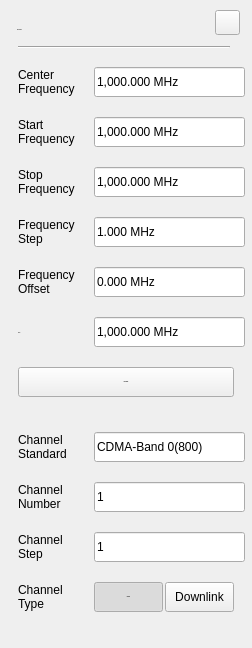
<?xml version="1.0" encoding="UTF-8"?>
<ui version="4.0">
 <class>RtSa_Dialog_FreqSetup</class>
 <widget class="QWidget" name="RtSa_Dialog_FreqSetup">
  <property name="geometry">
   <rect>
    <x>0</x>
    <y>0</y>
    <width>252</width>
    <height>648</height>
   </rect>
  </property>
  <property name="windowTitle">
   <string>Form</string>
  </property>
  <property name="styleSheet">
   <string notr="true">/*
#line
{
	background-color:rgba(46,46,46,1);
}

#widget&gt;QPushButton
{
	color:rgba(123, 123, 123,1);
	font: 75 13px &quot;Arial&quot;;
	border-style:flat;
	font-weight:bold;
}

#pb_Uplink:checked
{
	padding: 8px 14px 7px 15px;
	background-image: url(:/rtsa/image/fre_checked_left.png);
}
#pb_Uplink:!checked
{
padding: 8px 14px 7px 15px;
	background-image: url(:/rtsa/image/fre_checked_right.png);
}

#pb_Downlink:checked
{
padding: 8px 5px 7px 6px;
	background-image: url(:/rtsa/image/fre_checked_right.png);
	background-position:right;
}

#pb_Downlink:!checked
{
padding: 8px 5px 7px 6px;
	background-image: url(:/rtsa/image/fre_checked_left.png);
	background-position:right;
}

#widget
{
	background-color:rgba(211,211,211,0.9);
}
#widget&gt;QLabel
{
font: 75 13px &quot;Arial&quot;;
}
RtSa_LineEdit
{
	background-color:rgba(255,255,255,0.6);
	color:rgba(162, 115, 0,1);
	padding:8px 8px 7px 10px ;
	font: 75 12px &quot;Arial&quot;;
	font-weight:bold;
}
RtSa_LineEdit:focus
{
  outline: none;
  border:2px solid rgba(162,115,0,1);
}
*/
/*******************indoor**********************/

#RtSa_Dialog_FreqSetup[status  =  &quot;indoor&quot;] #widget
{
	background-color:rgba(211,211,211,0.9);
}

#RtSa_Dialog_FreqSetup[status  =  &quot;indoor&quot;] #line
{
	background-color:rgba(46,46,46,1);
}

#RtSa_Dialog_FreqSetup[status  =  &quot;indoor&quot;] #widget&gt;QPushButton
{
	color:rgba(123, 123, 123,1);
	font: 75 13px &quot;Arial&quot;;
	border-style:flat;
	font-weight:bold;
}
#RtSa_Dialog_FreqSetup[status  =  &quot;indoor&quot;] #widget&gt;QPushButton:checked
{
	color:rgba(87, 87, 87,1);
}

#RtSa_Dialog_FreqSetup[status  =  &quot;indoor&quot;] #pb_Uplink:checked
{
	padding: 8px 14px 7px 15px;
	background-image: url(:/rtsa/image/fre_checked_left.png);
}
#RtSa_Dialog_FreqSetup[status  =  &quot;indoor&quot;] #pb_Uplink:!checked
{
	padding: 8px 14px 7px 15px;
	background-image: url(:/rtsa/image/fre_checked_right.png);
}

#RtSa_Dialog_FreqSetup[status  =  &quot;indoor&quot;] #pb_Downlink:checked
{
padding: 8px 5px 7px 6px;
	background-image: url(:/rtsa/image/fre_checked_right.png);
	background-position:right;
}

#RtSa_Dialog_FreqSetup[status  =  &quot;indoor&quot;] #pb_Downlink:!checked
{
padding: 8px 5px 7px 6px;
	background-image: url(:/rtsa/image/fre_checked_left.png);
	background-position:right;
}

#RtSa_Dialog_FreqSetup[status  =  &quot;indoor&quot;] #widget&gt;QLabel
{
	font: 75 13px &quot;Arial&quot;;
	color:rgba(46,46,46,1);
}

#RtSa_Dialog_FreqSetup[status  =  &quot;indoor&quot;] RtSa_LineEdit,
#RtSa_Dialog_FreqSetup[status  =  &quot;indoor&quot;] RtSa_LineEdit:disable
{
	background:rgba(255,255,255,1);
	color:rgba(162, 115, 0,1);
	padding:8px 6px 7px 6px ;
	font: 75 13px &quot;Arial&quot;;
	font-weight:bold;
}
#RtSa_Dialog_FreqSetup[status  =  &quot;indoor&quot;] RtSa_LineEdit:focus
{
	outline: none;
	border:2px solid rgba(162,115,0,1);
	padding:6px 6px 5px 8px ;
}
/*******************outdoor**********************/

#RtSa_Dialog_FreqSetup[status  =  &quot;outdoor&quot;] #widget
{
	background-color:rgba(211,211,211,0.9);
}
#RtSa_Dialog_FreqSetup[status  =  &quot;outdoor&quot;] #line
{
	background-color:rgba(46,46,46,1);
}

#RtSa_Dialog_FreqSetup[status  =  &quot;outdoor&quot;] #widget&gt;QPushButton
{
	color:rgba(123, 123, 123,1);
	font: 75 13px &quot;Arial&quot;;
	border-style:flat;
	font-weight:bold;
}
#RtSa_Dialog_FreqSetup[status  =  &quot;outdoor&quot;] #widget&gt;QPushButton:checked
{
	color:rgba(87, 87, 87,1);
}

#RtSa_Dialog_FreqSetup[status  =  &quot;outdoor&quot;] #pb_Uplink:checked
{
	padding: 8px 14px 7px 15px;
	background-image: url(:/rtsa/image/fre_checked_left.png);
}
#RtSa_Dialog_FreqSetup[status  =  &quot;outdoor&quot;] #pb_Uplink:!checked
{
	padding: 8px 14px 7px 15px;
	background-image: url(:/rtsa/image/fre_checked_right.png);
}

#RtSa_Dialog_FreqSetup[status  =  &quot;outdoor&quot;] #pb_Downlink:checked
{
padding: 8px 5px 7px 6px;
	background-image: url(:/rtsa/image/fre_checked_right.png);
	background-position:right;
}

#RtSa_Dialog_FreqSetup[status  =  &quot;outdoor&quot;] #pb_Downlink:!checked
{
padding: 8px 5px 7px 6px;
	background-image: url(:/rtsa/image/fre_checked_left.png);
	background-position:right;
}

#RtSa_Dialog_FreqSetup[status  =  &quot;outdoor&quot;] #widget&gt;QLabel
{
	font: 75 13px &quot;Arial&quot;;
	color:rgba(46,46,46,1);
}

#RtSa_Dialog_FreqSetup[status  =  &quot;outdoor&quot;] RtSa_LineEdit,
#RtSa_Dialog_FreqSetup[status  =  &quot;outdoor&quot;] RtSa_LineEdit:disable
{
	background:rgba(255,255,255,1);
	color:rgba(162, 115, 0,1);
	padding:8px 6px 7px 6px ;
	font: 75 13px &quot;Arial&quot;;
	font-weight:bold;
}
#RtSa_Dialog_FreqSetup[status  =  &quot;outdoor&quot;] RtSa_LineEdit:focus
{
	outline: none;
	border:2px solid rgba(162,115,0,1);
	padding:6px 6px 5px 8px ;
}
/*******************night**********************/
#RtSa_Dialog_FreqSetup[status  =  &quot;night&quot;] #widget
{
	/*background-color: rgba(251, 219, 167,0.9);*/
   background-color:rgba(208,182,139,0.9);
}
#RtSa_Dialog_FreqSetup[status  =  &quot;night&quot;] #line
{
	background-color:rgba(46,46,46,1);
}

#RtSa_Dialog_FreqSetup[status  =  &quot;night&quot;] #widget&gt;QPushButton
{
	color:rgba(123, 123, 123,1);
	font: 75 13px &quot;Arial&quot;;
	border-style:flat;
	font-weight:bold;
}
#RtSa_Dialog_FreqSetup[status  =  &quot;night&quot;] #widget&gt;QPushButton:checked
{
	color:rgba(87, 87, 87,1);
}

#RtSa_Dialog_FreqSetup[status  =  &quot;night&quot;] #pb_Uplink:checked
{
	padding: 8px 14px 7px 15px;
	background-image: url(:/rtsa/image/fre_checked_left.png);
}
#RtSa_Dialog_FreqSetup[status  =  &quot;night&quot;] #pb_Uplink:!checked
{
	padding: 8px 14px 7px 15px;
	background-image: url(:/rtsa/image/fre_checked_right.png);
}

#RtSa_Dialog_FreqSetup[status  =  &quot;night&quot;] #pb_Downlink:checked
{
padding: 8px 5px 7px 6px;
	background-image: url(:/rtsa/image/fre_checked_right.png);
	background-position:right;
}

#RtSa_Dialog_FreqSetup[status  =  &quot;night&quot;] #pb_Downlink:!checked
{
padding: 8px 5px 7px 6px;
	background-image: url(:/rtsa/image/fre_checked_left.png);
	background-position:right;
}

#RtSa_Dialog_FreqSetup[status  =  &quot;night&quot;] #widget&gt;QLabel
{
	font: 75 13px &quot;Arial&quot;;
	color:rgba(46,46,46,1);
}

#RtSa_Dialog_FreqSetup[status  =  &quot;night&quot;] 
RtSa_LineEdit
{
	background: rgba(251,220,167,0.60);
   color:rgba(159,98,0,1);
	padding:8px 8px 7px 10px ;
	font: 75 13px &quot;Arial&quot;;
	font-weight:bold;
}
#RtSa_Dialog_FreqSetup[status  =  &quot;night&quot;] 
RtSa_LineEdit:disable
{
color:rgba(133,133,133,0.6);
}
#RtSa_Dialog_FreqSetup[status  =  &quot;night&quot;] RtSa_LineEdit:focus
{
	outline: none;
	border:2px solid rgba(162,115,0,1);
}</string>
  </property>
  <property name="status" stdset="0">
   <string>night</string>
  </property>
  <widget class="QWidget" name="widget" native="true">
   <property name="geometry">
    <rect>
     <x>0</x>
     <y>0</y>
     <width>254</width>
     <height>648</height>
    </rect>
   </property>
   <property name="styleSheet">
    <string notr="true"/>
   </property>
   <widget class="QLabel" name="label_4">
    <property name="geometry">
     <rect>
      <x>18</x>
      <y>117</y>
      <width>71</width>
      <height>30</height>
     </rect>
    </property>
    <property name="text">
     <string>Start
Frequency</string>
    </property>
   </widget>
   <widget class="QLabel" name="label_2">
    <property name="geometry">
     <rect>
      <x>18</x>
      <y>67</y>
      <width>71</width>
      <height>30</height>
     </rect>
    </property>
    <property name="text">
     <string>Center
Frequency</string>
    </property>
   </widget>
   <widget class="QLabel" name="label_13">
    <property name="geometry">
     <rect>
      <x>18</x>
      <y>482</y>
      <width>71</width>
      <height>30</height>
     </rect>
    </property>
    <property name="text">
     <string>Channel
Number</string>
    </property>
   </widget>
   <widget class="RtSa_LineEdit" name="LedChStd">
    <property name="geometry">
     <rect>
      <x>94</x>
      <y>432</y>
      <width>151</width>
      <height>30</height>
     </rect>
    </property>
    <property name="text">
     <string>CDMA-Band 0(800)</string>
    </property>
    <property name="readOnly">
     <bool>true</bool>
    </property>
   </widget>
   <widget class="RtSa_LineEdit" name="LedStopFreq">
    <property name="geometry">
     <rect>
      <x>94</x>
      <y>167</y>
      <width>151</width>
      <height>30</height>
     </rect>
    </property>
    <property name="text">
     <string>1,000.000 MHz</string>
    </property>
    <property name="readOnly">
     <bool>true</bool>
    </property>
   </widget>
   <widget class="QLabel" name="label_9">
    <property name="geometry">
     <rect>
      <x>18</x>
      <y>217</y>
      <width>71</width>
      <height>30</height>
     </rect>
    </property>
    <property name="text">
     <string>Frequency
Step</string>
    </property>
   </widget>
   <widget class="RtSa_LineEdit" name="LedCenterFreq">
    <property name="geometry">
     <rect>
      <x>94</x>
      <y>67</y>
      <width>151</width>
      <height>30</height>
     </rect>
    </property>
    <property name="styleSheet">
     <string notr="true"/>
    </property>
    <property name="text">
     <string>1,000.000 MHz</string>
    </property>
    <property name="maxLength">
     <number>13124124</number>
    </property>
    <property name="readOnly">
     <bool>true</bool>
    </property>
   </widget>
   <widget class="QLabel" name="label_12">
    <property name="geometry">
     <rect>
      <x>18</x>
      <y>532</y>
      <width>71</width>
      <height>30</height>
     </rect>
    </property>
    <property name="text">
     <string>Channel
Step</string>
    </property>
   </widget>
   <widget class="QLabel" name="label_3">
    <property name="geometry">
     <rect>
      <x>18</x>
      <y>325</y>
      <width>71</width>
      <height>16</height>
     </rect>
    </property>
    <property name="font">
     <font>
      <family>Arial</family>
      <pointsize>-1</pointsize>
      <weight>9</weight>
      <italic>false</italic>
      <bold>false</bold>
     </font>
    </property>
    <property name="text">
     <string>Span</string>
    </property>
   </widget>
   <widget class="RtSa_LineEdit" name="LedStartFreq">
    <property name="geometry">
     <rect>
      <x>94</x>
      <y>117</y>
      <width>151</width>
      <height>30</height>
     </rect>
    </property>
    <property name="text">
     <string>1,000.000 MHz</string>
    </property>
    <property name="readOnly">
     <bool>true</bool>
    </property>
   </widget>
   <widget class="RtSa_LineEdit" name="LedChannel">
    <property name="geometry">
     <rect>
      <x>94</x>
      <y>482</y>
      <width>151</width>
      <height>30</height>
     </rect>
    </property>
    <property name="text">
     <string>1</string>
    </property>
    <property name="readOnly">
     <bool>true</bool>
    </property>
   </widget>
   <widget class="RtSa_LineEdit" name="LedSpan">
    <property name="geometry">
     <rect>
      <x>94</x>
      <y>317</y>
      <width>151</width>
      <height>30</height>
     </rect>
    </property>
    <property name="text">
     <string>1,000.000 MHz</string>
    </property>
    <property name="readOnly">
     <bool>true</bool>
    </property>
   </widget>
   <widget class="QLabel" name="label_6">
    <property name="geometry">
     <rect>
      <x>18</x>
      <y>267</y>
      <width>71</width>
      <height>30</height>
     </rect>
    </property>
    <property name="text">
     <string>Frequency
Offset</string>
    </property>
   </widget>
   <widget class="RtSa_LineEdit" name="LedOffsetFreq">
    <property name="geometry">
     <rect>
      <x>94</x>
      <y>267</y>
      <width>151</width>
      <height>30</height>
     </rect>
    </property>
    <property name="styleSheet">
     <string notr="true"/>
    </property>
    <property name="text">
     <string>0.000 MHz</string>
    </property>
    <property name="readOnly">
     <bool>true</bool>
    </property>
   </widget>
   <widget class="QPushButton" name="pb_FullSpan">
    <property name="geometry">
     <rect>
      <x>18</x>
      <y>367</y>
      <width>216</width>
      <height>30</height>
     </rect>
    </property>
    <property name="font">
     <font>
      <family>Arial</family>
      <pointsize>-1</pointsize>
      <weight>75</weight>
      <italic>false</italic>
      <bold>true</bold>
     </font>
    </property>
    <property name="styleSheet">
     <string notr="true">/*QPushButton{
	font: 75 13px &quot;Arial&quot;;
	color:rgba(255,255,255,1);
	padding:0px;
	text-align:center;
}
QPushButton
{
	
	background-image: url(:/rtsa/image/btn_w70_normal.png);
}
QPushButton:pressed
{
	
	background-image: url(:/rtsa/image/btn_w70_click.png);
}*/
#RtSa_Dialog_FreqSetup[status = &quot;indoor&quot;]
#pb_FullSpan
{
	font: 75 13px &quot;Arial&quot;;
	font-weight:bold;
	color: rgba(255, 255, 255, 1);	
	background-image: url(:/rtsa/image/btn_w216_nor.png);
}
#RtSa_Dialog_FreqSetup[status = &quot;indoor&quot;]
#pb_FullSpan:pressed
{
	background-image: url(:/rtsa/image/btn_w216_click.png);
}

#RtSa_Dialog_FreqSetup[status = &quot;outdoor&quot;]
#pb_FullSpan
{
	font: 75 13px &quot;Arial&quot;;
	font-weight:bold;
	color: rgba(0, 0, 0, 1);	
	background-image: url(:/rtsa/image/outdoor/btn_w216_nor.png);
}
#RtSa_Dialog_FreqSetup[status = &quot;outdoor&quot;]
#pb_FullSpan:pressed
{
	background-image: url(:/rtsa/image/btn_w216_click.png);
}

#RtSa_Dialog_FreqSetup[status = &quot;night&quot;]
#pb_FullSpan
{
	font: 75 13px &quot;Arial&quot;;
	font-weight:bold;
	color: #FBDBA7;
	background-image: url(:/rtsa/image/btn_w216_nor.png);
}
#RtSa_Dialog_FreqSetup[status = &quot;night&quot;]
#pb_FullSpan:pressed
{
	background-image: url(:/rtsa/image/btn_w216_click.png);
}</string>
    </property>
    <property name="text">
     <string>Full Span</string>
    </property>
    <property name="checkable">
     <bool>true</bool>
    </property>
   </widget>
   <widget class="RtSa_LineEdit" name="LedChStep">
    <property name="geometry">
     <rect>
      <x>94</x>
      <y>532</y>
      <width>151</width>
      <height>30</height>
     </rect>
    </property>
    <property name="text">
     <string>1</string>
    </property>
    <property name="readOnly">
     <bool>true</bool>
    </property>
   </widget>
   <widget class="QLabel" name="label_8">
    <property name="geometry">
     <rect>
      <x>18</x>
      <y>432</y>
      <width>71</width>
      <height>30</height>
     </rect>
    </property>
    <property name="text">
     <string>Channel
Standard</string>
    </property>
   </widget>
   <widget class="QLabel" name="label_11">
    <property name="geometry">
     <rect>
      <x>18</x>
      <y>167</y>
      <width>71</width>
      <height>30</height>
     </rect>
    </property>
    <property name="text">
     <string>Stop
Frequency</string>
    </property>
   </widget>
   <widget class="RtSa_LineEdit" name="LedFreqStep">
    <property name="geometry">
     <rect>
      <x>94</x>
      <y>217</y>
      <width>151</width>
      <height>30</height>
     </rect>
    </property>
    <property name="text">
     <string>1.000 MHz</string>
    </property>
    <property name="readOnly">
     <bool>true</bool>
    </property>
   </widget>
   <widget class="QLabel" name="label_14">
    <property name="geometry">
     <rect>
      <x>18</x>
      <y>582</y>
      <width>71</width>
      <height>30</height>
     </rect>
    </property>
    <property name="text">
     <string>Channel
Type</string>
    </property>
   </widget>
   <widget class="QPushButton" name="pb_Uplink">
    <property name="geometry">
     <rect>
      <x>94</x>
      <y>582</y>
      <width>69</width>
      <height>30</height>
     </rect>
    </property>
    <property name="font">
     <font>
      <family>Arial</family>
      <pointsize>-1</pointsize>
      <weight>75</weight>
      <italic>false</italic>
      <bold>true</bold>
     </font>
    </property>
    <property name="text">
     <string>Uplink</string>
    </property>
    <property name="checkable">
     <bool>true</bool>
    </property>
    <property name="checked">
     <bool>true</bool>
    </property>
    <attribute name="buttonGroup">
     <string notr="true">ChannelType</string>
    </attribute>
   </widget>
   <widget class="QPushButton" name="pb_Downlink">
    <property name="geometry">
     <rect>
      <x>165</x>
      <y>582</y>
      <width>69</width>
      <height>30</height>
     </rect>
    </property>
    <property name="text">
     <string>Downlink</string>
    </property>
    <property name="checkable">
     <bool>true</bool>
    </property>
    <attribute name="buttonGroup">
     <string notr="true">ChannelType</string>
    </attribute>
   </widget>
   <widget class="QLabel" name="lblTitle">
    <property name="geometry">
     <rect>
      <x>17</x>
      <y>19</y>
      <width>102</width>
      <height>22</height>
     </rect>
    </property>
    <property name="font">
     <font>
      <family>Arial</family>
      <pointsize>-1</pointsize>
      <weight>75</weight>
      <italic>false</italic>
      <bold>true</bold>
     </font>
    </property>
    <property name="styleSheet">
     <string notr="true">#lblTitle
{
	font: 75 20px &quot;Arial&quot;;
	color:rgba(46,46,46,1);
	line-height:23px;
	font-weight:bold;
}</string>
    </property>
    <property name="text">
     <string>Frequency</string>
    </property>
   </widget>
   <widget class="QPushButton" name="pb_cancel">
    <property name="geometry">
     <rect>
      <x>215</x>
      <y>10</y>
      <width>25</width>
      <height>25</height>
     </rect>
    </property>
    <property name="styleSheet">
     <string notr="true">#RtSa_Dialog_FreqSetup[status = &quot;indoor&quot;]
#pb_cancel
{
background-color:rgba(0,0,0,0);
background-image: url(:/rtsa/image/btn_close_normal.png);
}
#RtSa_Dialog_FreqSetup[status = &quot;indoor&quot;]
#pb_cancel:pressed
{
background-image: url(:/rtsa/image/btn_close_click.png);
}

#RtSa_Dialog_FreqSetup[status = &quot;outdoor&quot;]
#pb_cancel
{
background-color:rgba(0,0,0,0);
background-image: url(:/rtsa/image/btn_close_normal.png);
}
#RtSa_Dialog_FreqSetup[status = &quot;outdoor&quot;]
#pb_cancel:pressed
{
background-image: url(:/rtsa/image/btn_close_click.png);
}
#RtSa_Dialog_FreqSetup[status  =  &quot;night&quot;]  
#pb_cancel
{
background-color:rgba(0,0,0,0);
border-image: url(:/rtsa/image/night/btn_close_normal.png);
}
#RtSa_Dialog_FreqSetup[status  =  &quot;night&quot;]  
#pb_cancel:pressed
{
border-image: url(:/rtsa/image/night/btn_close_click.png);
}</string>
    </property>
    <property name="text">
     <string/>
    </property>
   </widget>
   <widget class="Line" name="line">
    <property name="geometry">
     <rect>
      <x>18</x>
      <y>46</y>
      <width>212</width>
      <height>2</height>
     </rect>
    </property>
    <property name="orientation">
     <enum>Qt::Horizontal</enum>
    </property>
   </widget>
  </widget>
 </widget>
 <customwidgets>
  <customwidget>
   <class>RtSa_LineEdit</class>
   <extends>QLineEdit</extends>
   <header location="global">rtsa_lineedit.h</header>
   <slots>
    <signal>clicked()</signal>
   </slots>
  </customwidget>
 </customwidgets>
 <resources/>
 <connections/>
 <buttongroups>
  <buttongroup name="ChannelType"/>
 </buttongroups>
</ui>
